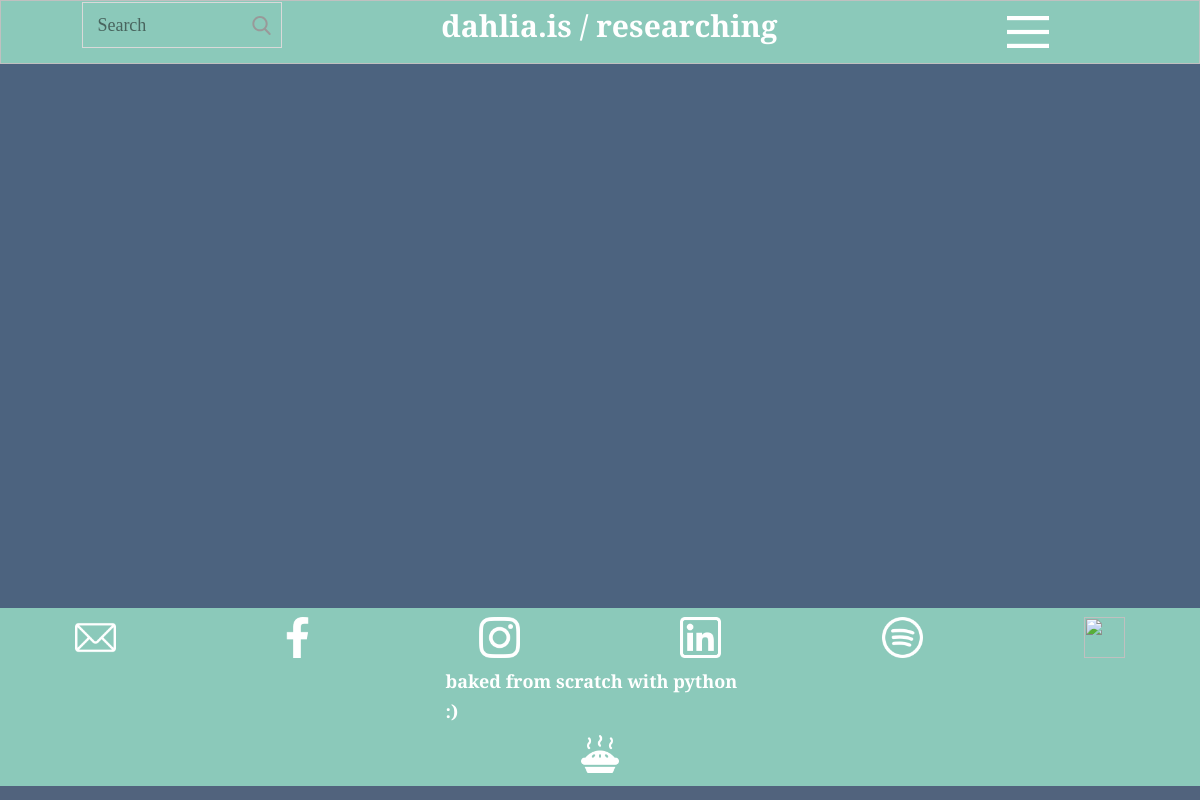
Page /researching on the earlier database version.
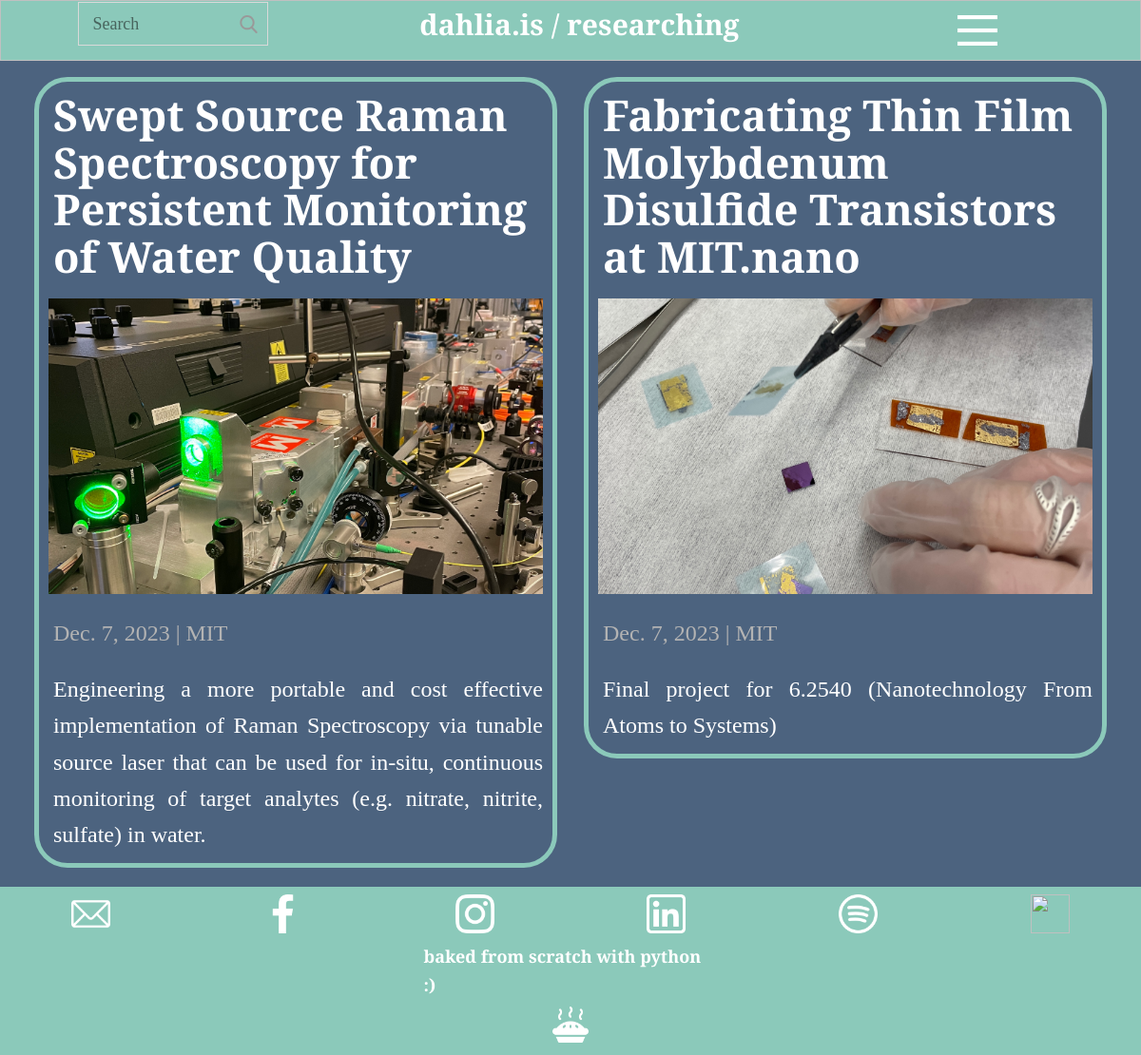
Same page on the later database version.
### core/models.py (models this page shows, shortened)
class Post(models.Model):
    title = models.CharField(max_length=200)
    slug = models.SlugField(max_length=200, unique=True,blank=True,null=True)
    summary = models.TextField(blank=True)
    content=models.FilePathField(path='content/',recursive=True)
    cover_photo = models.ForeignKey(Photo,on_delete=models.CASCADE)
    post_type = models.CharField(max_length=200)
    created_on = models.DateField()
    location = models.ForeignKey(Location, blank=True,null=True,on_delete=models.CASCADE)
    html = models.FilePathField(path='core/templates/',recursive=True,max_length=200,default='core/templates/building_blocks/post-detail.html')
    tags = TaggableManager(blank=True)
    class Meta:
        ordering = ['-created_on']

class Photo(models.Model):
    title = models.CharField(max_length=200)
    caption = models.TextField(blank=True)
    image = models.ImageField(upload_to ='temp/')
    location = models.ForeignKey(Location, blank=True,null=True,on_delete=models.CASCADE)
    created_on = models.DateField()
    album = models.ForeignKey(Album,on_delete=models.CASCADE)
    filename = models.CharField(max_length=200,blank=True,null=True)
    show_on_homepage = models.BooleanField(default=True)
    link = models.CharField(default='https://www.dahlia.is/here',max_length=200,blank=True,null=True)
    class Meta:
        ordering = ['album','-created_on']

class Location(models.Model):
    name=models.CharField(max_length=200, unique=True)
    address=models.CharField(max_length=500,blank=True,null=True)
    lat =models.FloatField(blank=True,null=True)
    long=models.FloatField(blank=True,null=True)
    class Meta:
        ordering = ['name']

### core/views.py (the view)
def list_view(request,):
    if not request.path.endswith('/'):
        post_type = request.path.split('/')[-1]
    else:
        post_type = request.path.split('/')[-2]
    queryset = Post.objects.filter(post_type=post_type).order_by('-created_on')
    post_pairs = []
    for i in range(0,len(queryset),2):
        try:
            post_pairs.append([queryset[i],queryset[i+1]])
        except:
            post_pairs.append([queryset[i],None])
    template_name = 'building_blocks/post-list.html'
    context = {}
    context["post_pairs"] = post_pairs
    context["header_content"] = post_type
    context["menu"] = MENU
    return render(request,template_name,context)

### core/templates/building_blocks/post-list.html (shortened to what this page needs)
{% load static %}
<!DOCTYPE html>
<html style="font-size: 24px;" lang="en"><head>
    <link rel="stylesheet" href="{% static 'css/building_blocks/nicepage.css' %}" media="screen">
    <link rel="stylesheet" href="{% static '/css/building_blocks/post-list.css' %}" media="screen">
  </head>
  <body class="u-body u-xl-mode" data-lang="en">
    {% block header %} {% include 'building_blocks/header.html' %} {% endblock header %}
    <section class="u-clearfix u-container-align-center u-palette-2-base u-section-1" id="sec-8fa9">
      <div class="u-clearfix u-sheet u-valign-middle-md u-sheet-1">
        <div class="u-clearfix u-expanded-width u-gutter-16 u-layout-wrap u-layout-wrap-1">
          <div class="u-layout">
            {% for post in post_pairs %}
            <div class="u-layout-row">
              <div class="u-container-style u-layout-cell u-size-30 u-layout-cell-1" data-href="https://www.dahlia.is/{{post.0.post_type}}/{{post.0.slug}}">
                <div class="u-container-layout u-valign-middle-md u-container-layout-1">
                  <div class="u-align-left u-border-5 u-border-palette-3-base u-container-style u-expanded-width-sm u-expanded-width-xs u-post-details u-radius-35 u-shape-round u-post-details-1">
                    <div class="u-container-layout u-valign-bottom u-container-layout-2">
                      <h2 class="u-blog-control u-text u-text-1">
                        <a class="u-post-header-link">{{post.0.title}}</a>
                      </h2>
                      <img class="u-blog-control u-expanded-width u-image u-image-1" src="{{post.0.cover_photo.image.url}}">
                      <div class="u-blog-control u-metadata u-text-grey-30 u-metadata-1">
                        <span class="u-meta-date u-meta-icon">{{post.0.created_on}} | {{post.0.location.name}}</span>
                      </div>
                      <div class="u-align-justify u-blog-control u-post-content u-text u-text-2">{{post.0.summary}}</div>
                    </div>
                  </div>
                </div>
              </div>
              <div class="cell-temp-clone u-container-style u-layout-cell u-size-30 u-layout-cell-2" data-href="https://www.dahlia.is/{{post.1.post_type}}/{{post.1.slug}}">
                <div class="u-container-layout u-valign-middle-md u-valign-middle-sm u-container-layout-3">
                  <div class="u-align-left u-border-5 u-border-palette-3-base u-container-style u-expanded-width-md u-expanded-width-sm u-post-details u-radius-35 u-shape-round u-post-details-2">
                    <div class="u-container-layout u-valign-bottom u-container-layout-4">
                      <h2 class="u-blog-control u-text u-text-3">
                        <a class="u-post-header-link" >{{post.1.title}}</a>
                      </h2>
                      <img class="u-blog-control u-expanded-width u-image u-image-2" src="{{post.1.cover_photo.image.url}}">
                      <div class="u-blog-control u-metadata u-text-grey-30 u-metadata-2">
                        <span class="u-meta-date u-meta-icon">{{post.1.created_on}} | {{post.1.location.name}}</span>
                      </div>
                      <div class="u-align-justify u-blog-control u-post-content u-text u-text-4">{{post.1.summary}}</div>
                    </div>
                  </div>
                </div>
              </div>
            </div>
            {% endfor %}
          </div>
        </div>
      </div>
    </section>
    {% block footer %} {% include 'building_blocks/footer.html' %} {% endblock footer %}
</body></html>

### core/templates/building_blocks/header.html (shortened to what this page needs)
{% block header %}
<body class="u-body u-stick-footer u-xl-mode" data-lang="en"><header class="u-align-center-xs u-border-1 u-border-grey-25 u-clearfix u-header u-palette-3-base u-sticky u-sticky-02bc u-header" id="sec-cdb2"><div class="u-clearfix u-sheet u-valign-middle-lg u-valign-middle-md u-valign-middle-sm u-valign-middle-xs u-sheet-1">
    <div class="u-align-center u-clearfix u-expanded-width u-gutter-0 u-layout-wrap u-layout-wrap-1">
      <div class="u-layout">
        <div class="u-layout-row">
          <div class="u-container-style u-layout-cell u-size-15-lg u-size-15-md u-size-15-sm u-size-15-xs u-size-16-xl u-layout-cell-1">
            <div class="u-container-layout u-container-layout-1">
              <form action="#" method="get" class="u-align-center u-border-1 u-border-grey-15 u-search u-search-right u-search-1">
      <button class="u-search-button" type="submit">
                  <span class="u-search-icon u-spacing-10 u-text-grey-40 u-search-icon-1">
          <svg class="u-svg-link" preserveAspectRatio="xMidYMin slice" viewBox="0 0 56.966 56.966" style=""><use xmlns:xlink="http://www.w3.org/1999/xlink" xlink:href="#svg-b04b"></use></svg>
        </span>
      </button>
                <input class="u-search-input u-search-input-1" type="search" name="search" value="" placeholder="Search">
    </form>
            </div>
          </div>
          <div class="u-container-style u-layout-cell u-size-29 u-layout-cell-2">
            <div class="u-container-layout u-container-layout-2">
              <p class="u-align-center u-text u-text-white u-text-1">
                <a class="u-active-none u-border-none u-btn u-button-link u-button-style u-hover-none u-none u-text-white u-btn-1" href="https://www.dahlia.is/here">dahlia.is /</a>
                <a class="u-active-none u-border-none u-btn u-button-link u-button-style u-hover-none u-none u-text-white u-btn-1" href="https://www.dahlia.is/{{header_content}}" id="header-content">{{header_content}}</a>
              </p>
            </div>
          </div>
          <div class="u-container-style u-layout-cell u-size-15 u-layout-cell-3">
            <div class="u-container-layout u-container-layout-3">
              <nav class="u-align-center u-font-size-14 u-menu u-menu-hamburger u-nav-spacing-25 u-offcanvas u-menu-1" data-responsive-from="XL">
      <div class="menu-collapse">
        <a class="u-button-style u-custom-text-color u-nav-link u-text-white" href="#" style="font-size: calc(1em + 18px); padding: 9px 8px;">
          <svg class="u-svg-link" preserveAspectRatio="xMidYMin slice" viewBox="0 0 302 302" style=""><use xmlns:xlink="http://www.w3.org/1999/xlink" xlink:href="#svg-7b92"></use></svg>
        </a>
      </div>
    </nav>
            </div>
          </div>
        </div>
      </div>
    </div>
  </div></header>
  {% endblock header %}

### core/templates/building_blocks/footer.html
{% block footer%}
{% load static %}
<footer class="u-clearfix u-footer u-palette-3-base u-footer" id="sec-e345"><div class="u-clearfix u-expanded-width-lg u-expanded-width-sm u-expanded-width-xl u-layout-wrap u-layout-wrap-1">
    <div class="u-layout">
      <div class="u-layout-col">
        <div class="u-container-style u-layout-cell u-size-20 u-layout-cell-1">
          <div class="u-container-layout u-valign-middle-md u-valign-middle-sm u-valign-middle-xs u-container-layout-1">
            <div class="u-align-center u-expanded-width u-layout-grid u-list u-list-1">
    <div class="u-repeater u-repeater-1">
                <div class="u-container-align-center u-container-style u-list-item u-repeater-item">
                  <div class="u-container-layout u-similar-container u-valign-middle u-container-layout-2"><span class="u-align-center u-custom-item u-file-icon u-icon u-text-white u-icon-1" data-href="mailto:dahlia.dry24@gmail.com"><img src="{% static 'assets/here/1.png' %}" alt=""></span>
        </div>
      </div>
                <div class="u-container-align-center u-container-style u-list-item u-repeater-item">
                  <div class="u-container-layout u-similar-container u-valign-middle u-container-layout-3"><span class="u-align-center u-custom-item u-file-icon u-icon u-text-white u-icon-2" data-href="https://www.facebook.com/dahlia.dry.37/"><img src="{% static 'assets/here/2.png' %}" alt=""></span>
        </div>
      </div>
                <div class="u-container-align-center u-container-style u-list-item u-repeater-item">
                  <div class="u-container-layout u-similar-container u-valign-middle u-container-layout-4"><span class="u-align-center u-custom-item u-file-icon u-icon u-text-white u-icon-3" data-href="https://www.instagram.com/dahlia_dry/"><img src="{% static 'assets/here/1384031-1bfc850a.png' %}" alt=""></span>
        </div>
      </div>
                <div class="u-container-align-center u-container-style u-list-item u-repeater-item">
                  <div class="u-container-layout u-similar-container u-valign-middle u-container-layout-5"><span class="u-align-center u-custom-item u-file-icon u-icon u-text-white u-icon-4" data-href="https://www.linkedin.com/in/dahlia-dry"><img src="{% static 'assets/here/1384088-d51c1a90.png' %}" alt=""></span>
        </div>
      </div>
                <div class="u-container-align-center u-container-style u-list-item u-repeater-item">
                  <div class="u-container-layout u-similar-container u-valign-middle u-container-layout-6"><span class="u-align-center u-custom-item u-file-icon u-icon u-text-white u-icon-5" data-href="https://open.spotify.com/user/dahlia_dry"><img src="{% static 'assets/here/87409-07cc909f.png' %}" alt=""></span>
        </div>
      </div>
                <div class="u-container-align-center u-container-style u-list-item u-repeater-item">
                  <div class="u-container-layout u-similar-container u-valign-middle u-container-layout-7"><span class="u-align-center u-custom-item u-file-icon u-icon u-text-white u-icon-6" data-href="https://github.com/Dahlia-Dry"><img src="{% static 'assets/here/1051377-aec8912a.png' %}" alt=""></span>
                  </div>
        </div>
      </div>
    </div>
          </div>
        </div>
        <div class="u-container-style u-layout-cell u-size-20 u-layout-cell-2">
          <div class="u-container-layout u-valign-middle u-container-layout-8">
            <p class="u-text u-text-white u-text-1">
              <a class="u-active-none u-border-none u-btn u-button-link u-button-style u-hover-none u-none u-text-white u-btn-1" href="https://github.com/Dahlia-Dry/personal-website">baked from scratch with python :)</a>
            </p>
          </div>
        </div>
        <div class="u-container-style u-layout-cell u-size-20 u-layout-cell-3">
          <div class="u-container-layout u-container-layout-9"><span class="u-file-icon u-icon u-text-white u-icon-7" data-href="https://github.com/Dahlia-Dry/personal-website"><img src="{% static 'assets/here/2106713-2c2651a0.png' %}" alt=""></span>
          </div>
        </div>
      </div>
    </div>
  </div></footer>
  {% endblock footer %}

### core/static/css/building_blocks/post-list.css (style rules this page uses)
.u-section-1 .u-sheet-1 { min-height: 544px; }
.u-section-1 .u-layout-wrap-1 { margin-top: 7px; margin-bottom: 20px; }
.u-section-1 .u-layout-cell-1 { min-height: 524px; }
.u-section-1 .u-container-layout-1 { padding: 0; }
.u-section-1 .u-post-details-1 { min-height: 503px; height: auto; width: 550px; margin: 10px auto 0; }
.u-section-1 .u-container-layout-2 { padding: 10px; }
.u-section-1 .u-text-1 { font-weight: 700; font-size: 1.875rem; margin: 0 0 0 5px; }
.u-section-1 .u-image-1 { height: 311px; margin: 20px 0 0; }
.u-section-1 .u-metadata-1 { font-size: 1rem; margin: 20px 0 0 5px; }
.u-section-1 .u-text-2 { font-size: 1rem; margin: 20px 0 0 5px; }
.u-section-1 .u-layout-cell-2 { min-height: 524px; }
.u-section-1 .u-container-layout-3 { padding: 0; }
.u-section-1 .u-post-details-2 { min-height: 503px; height: auto; width: 550px; margin: 10px auto 0; }
.u-section-1 .u-container-layout-4 { padding: 10px; }
.u-section-1 .u-text-3 { font-weight: 700; font-size: 1.875rem; margin: 0 0 0 5px; }
.u-section-1 .u-image-2 { height: 311px; margin: 20px 0 0; }
.u-section-1 .u-metadata-2 { font-size: 1rem; margin: 20px 0 0 5px; }
.u-section-1 .u-text-4 { font-size: 1rem; margin: 20px 0 0 5px; }

Differences in the rows shown:
added Post: title "Swept Source Raman Spectroscopy for Persistent Monitoring of Water Quality", cover_photo.image (picture), created_on "Dec. 7, 2023", location.name "MIT", summary "Engineering a more portable and cost effective implementation of Raman Spectroscopy via tunable source laser that can be used for in-situ, continuous monitoring of target analytes (e.g. nitrate, nitrite, sulfate) in water.", title "Fabricating Thin Film Molybdenum Disulfide Transistors at MIT.nano", image (picture), name "MIT", summary "Final project for 6.2540 (Nanotechnology From Atoms to Systems)"
